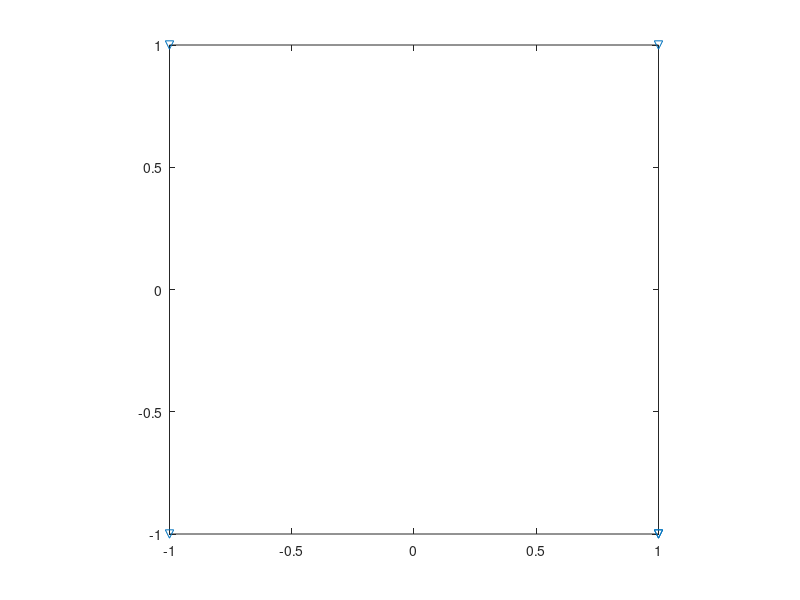

Here is the MATLAB script that generated this plot: (Note: this script raises an error after producing the figure.)
% ROBOT_PATH Calculates a series of points in order to define a path that 
% goes through a series of pre-stablished points.
% The output is in the variable fpath.
%
% Miguel Ruiz, commented by Stephanie Amati, April 2015

%% User's selected points:
x = [1 -1 -1 1 1];
y = [-1 -1 1 1 -1];

%% Parameters and variables
mypath = [0 0];
v = [0 0; x(1) y(1)];       % path
r = 0.2;                    % radius of the arc
dl = 0.1;                   % distance between points

%% Plot the points
figure
hold on
box
axis([min(min(x,y)),max(max(x,y)),min(min(x,y)),max(max(x,y))], 'square')

plot(x,y,'v')

%% Compute path points
% for each point
for i=1:(length(x)-2)
    % compute arc between 3 consecutive points
    [o, p1, p2] = arc(x(i:i+2),y(i:i+2),r);

    % compute angles between center of arc and points
    a = angle(o,p1,2);
    b = angle(o,p2,2);

    % compute points of the new part of path
    da = dl/r;
    if sign(pi-(a-b))<0
        g = a:-sign(b-a)*da:(b+2*pi);
    else
        g = a:sign(b-a)*da:b;
    end
    xx = r*cos(g) + o(1);
    yy = r*sin(g) + o(2);

    % plot
    plot(o(1),o(2),'go')
    plot(p1(1),p1(2),'ro')
    plot(p2(1),p2(2),'ko')
    plot(xx,yy,'c')
    
    v(i*2+1,:) = p1';
    v(i*2+2,:) = p2';

    lp = v(i*2,:);
    d = sqrt((p1(1)-lp(1))^2 + (p1(2)-lp(2))^2);
    ang = angle(lp,p1,2);
    rs = 0:dl:d;
    lin(:,1) = rs*cos(ang);
    lin(:,2) = rs*sin(ang);

    lin(:,1) = lin(:,1) + lp(1);
    lin(:,2) = lin(:,2) + lp(2);
    
    cur = [xx' yy'];
    mypath = [mypath; lin; cur];
    clearvars lin;
end

% Last straight line
    lp = v((i+1)*2,:);
    pf = [x(length(x)) y(length(y))];    
    d = sqrt((pf(1)-lp(1))^2 + (pf(2)-lp(2))^2);
    ang = angle(lp,pf,2);
    rs = 0:dl:d;
    lin(:,1) = rs*cos(ang);
    lin(:,2) = rs*sin(ang);
    lin(:,1) = lin(:,1) + lp(1);
    lin(:,2) = lin(:,2) + lp(2);

% Final path and plotting
fpath = [mypath(2:length(mypath),:); lin; pf];
figure
plot(fpath(:,1),fpath(:,2),'v')
axis([min(min(x,y)),max(max(x,y)),min(min(x,y)),max(max(x,y))], 'square')